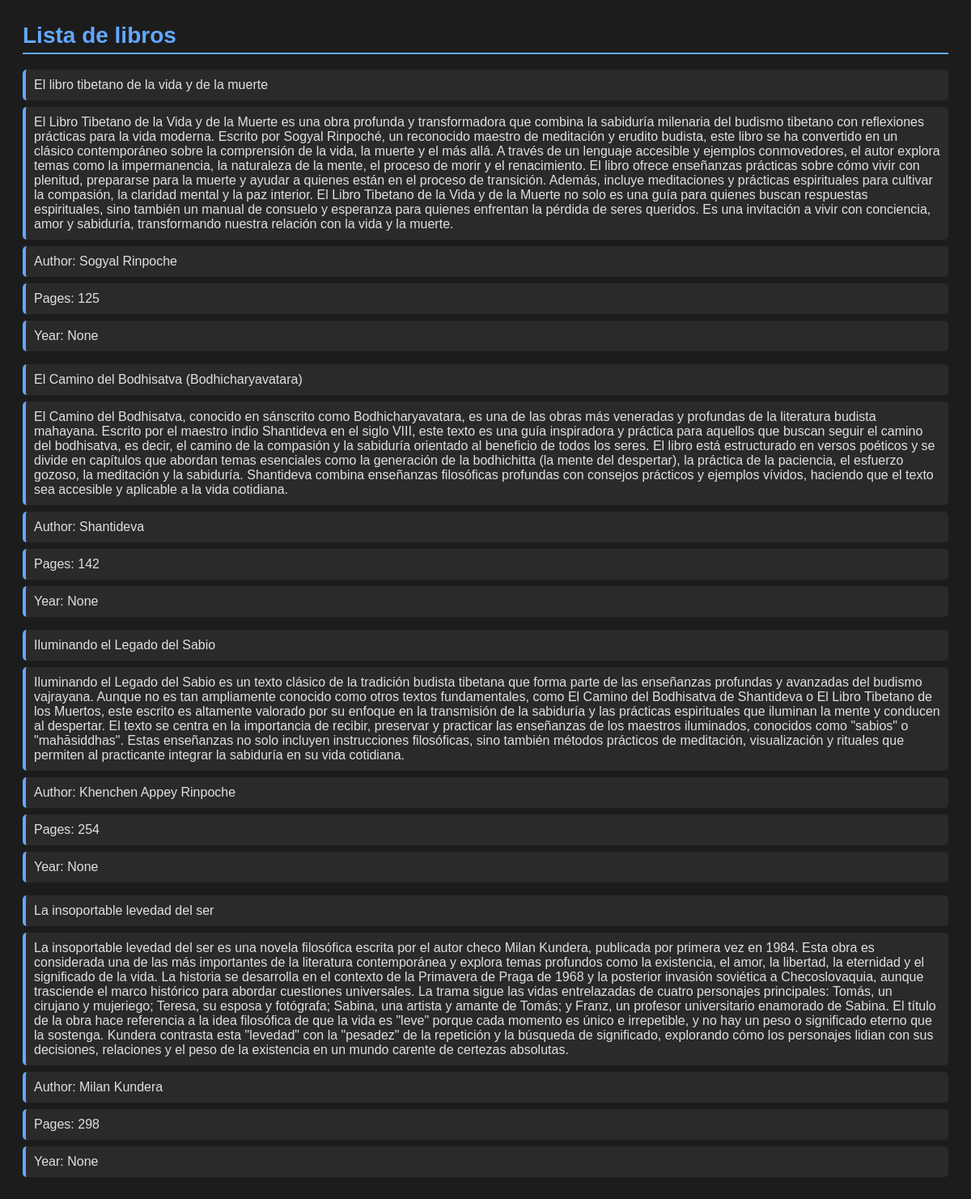
The page / on the database its author committed.
### library/models.py (models this page shows)
class Books(models.Model):
    title = models.CharField(max_length=100)
    body = models.TextField()
    author = models.CharField(max_length=50)
    pages = models.IntegerField()
    year = models.IntegerField()

### library/views.py (the view)
# urls.py: path("",ListBook.as_view())
class ListBook(ListView):
    model=Books
    template_name="booklist.html"

### template/booklist.html
{% load static %}
<link rel="stylesheet" href="{% static 'css/booklist.css' %}">
<h1>Lista de libros</h1>
{% for book in books_list %}
<ul>
    <li>{{book.title}}</li>
    <li>{{book.body}}</li>
    <li>Author: {{book.author}}</li>
    <li>Pages: {{book.pages}}</li>
    <li>Year: {{book.year}}</li>
</ul>
{% empty %}
<h3>No has agregado ningún libro</h3>
{% endfor %}

### static/css/booklist.css (style rules this page uses)
h1 { color: #62a8ff; font-size: 28px; border-bottom: 2px solid #62a8ff; padding-bottom: 5px; }
ul { list-style: none; padding: 0; }
li { background-color: #2a2a2a; padding: 10px; margin-bottom: 8px; border-radius: 5px; border-left: 4px solid #62a8ff; }

### rows shown on the page
Books: title "El libro tibetano de la vida y de la muerte", body "El Libro Tibetano de la Vida y de la Muerte es una obra profunda y transformadora que combina la sabiduría milenaria del budismo tibetano con reflexiones prácticas para la vida moderna. Escrito por Sogyal Rinpoché, un reconocido maestro de meditación y erudito budista, este libro se ha convertido en un clásico contemporáneo sobre la comprensión de la vida, la muerte y el más allá. A través de un lenguaje accesible y ejemplos conmovedores, el autor explora temas como la impermanencia, la naturaleza de la mente, el proceso de morir y el renacimiento. El libro ofrece enseñanzas prácticas sobre cómo vivir con plenitud, prepararse para la muerte y ayudar a quienes están en el proceso de…", author "Sogyal Rinpoche", pages "125", year "None"
Books: title "El Camino del Bodhisatva (Bodhicharyavatara)", body "El Camino del Bodhisatva, conocido en sánscrito como Bodhicharyavatara, es una de las obras más veneradas y profundas de la literatura budista mahayana. Escrito por el maestro indio Shantideva en el siglo VIII, este texto es una guía inspiradora y práctica para aquellos que buscan seguir el camino del bodhisatva, es decir, el camino de la compasión y la sabiduría orientado al beneficio de todos los seres. El libro está estructurado en versos poéticos y se divide en capítulos que abordan temas esenciales como la generación de la bodhichitta (la mente del despertar), la práctica de la paciencia, el esfuerzo gozoso, la meditación y la sabiduría. Shantideva combina enseñanzas filosóficas…", author "Shantideva", pages "142", year "None"
Books: title "Iluminando el Legado del Sabio", body "Iluminando el Legado del Sabio es un texto clásico de la tradición budista tibetana que forma parte de las enseñanzas profundas y avanzadas del budismo vajrayana. Aunque no es tan ampliamente conocido como otros textos fundamentales, como El Camino del Bodhisatva de Shantideva o El Libro Tibetano de los Muertos, este escrito es altamente valorado por su enfoque en la transmisión de la sabiduría y las prácticas espirituales que iluminan la mente y conducen al despertar. El texto se centra en la importancia de recibir, preservar y practicar las enseñanzas de los maestros iluminados, conocidos como \"sabios\" o \"mahāsiddhas\". Estas enseñanzas no solo incluyen instrucciones filosóficas, sino…", author "Khenchen Appey Rinpoche", pages "254", year "None"
Books: title "La insoportable levedad del ser", body "La insoportable levedad del ser es una novela filosófica escrita por el autor checo Milan Kundera, publicada por primera vez en 1984. Esta obra es considerada una de las más importantes de la literatura contemporánea y explora temas profundos como la existencia, el amor, la libertad, la eternidad y el significado de la vida. La historia se desarrolla en el contexto de la Primavera de Praga de 1968 y la posterior invasión soviética a Checoslovaquia, aunque trasciende el marco histórico para abordar cuestiones universales. La trama sigue las vidas entrelazadas de cuatro personajes principales: Tomás, un cirujano y mujeriego; Teresa, su esposa y fotógrafa; Sabina, una artista y amante de…", author "Milan Kundera", pages "298", year "None"
